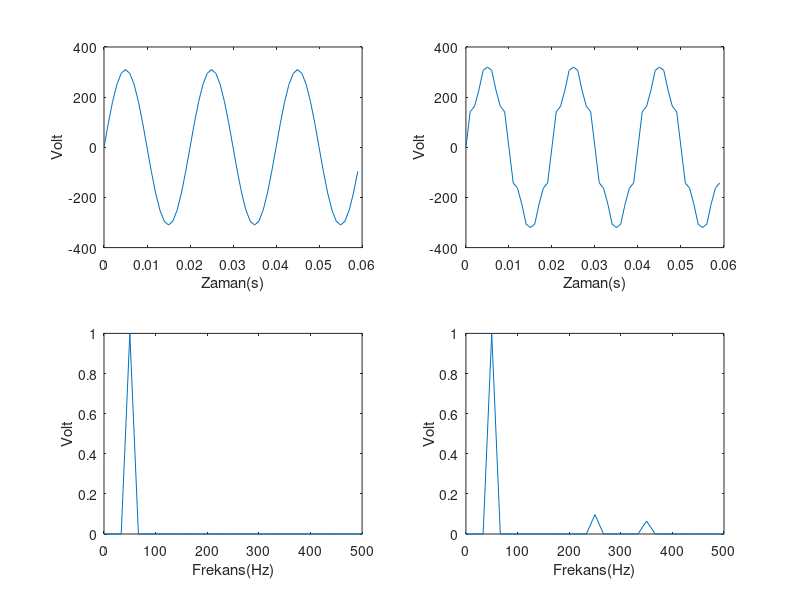

Here is the MATLAB script that generated this plot:
fs = 1000;                    
Ts = 1/fs;                     
duration = 3/50;

t = 0 : Ts : duration-Ts;

f = 50;
V = 310;
x = V.*sin(2.*pi.*f.*t);

V5 = V/10.333;
x5 = V5.*sin(2.*pi.*5*f.*t ); %+ (pi.*6)

V7 = V/15.5;
x7 = V7.*sin(2.*pi.*7*f.*t); %( + (2.*pi)./3)

xn = x+x5+x7;

x_fft = abs(fft(x));
v=max(x_fft); x_fft = abs(fft(x))./v;

xn_fft = abs(fft(xn));
vv = max(xn_fft); xn_fft = abs(fft(xn))./vv;

noSamples = length(t);
f = 0 : fs/noSamples : fs - fs/noSamples;
hold on;
grid off;
figure(1);
subplot(2,2,1);
plot(t,x);
xlabel('Zaman(s)');
ylabel('Volt')
subplot(2,2,2);
plot(t,xn);
xlabel('Zaman(s)');
ylabel('Volt')
subplot(2,2,3);
plot(f,x_fft);
xlabel('Frekans(Hz)');
ylabel('Volt')
xlim([0 500]);
subplot(2,2,4);
plot(f,xn_fft);
xlabel('Frekans(Hz)');
ylabel('Volt')
xlim([0 500]);